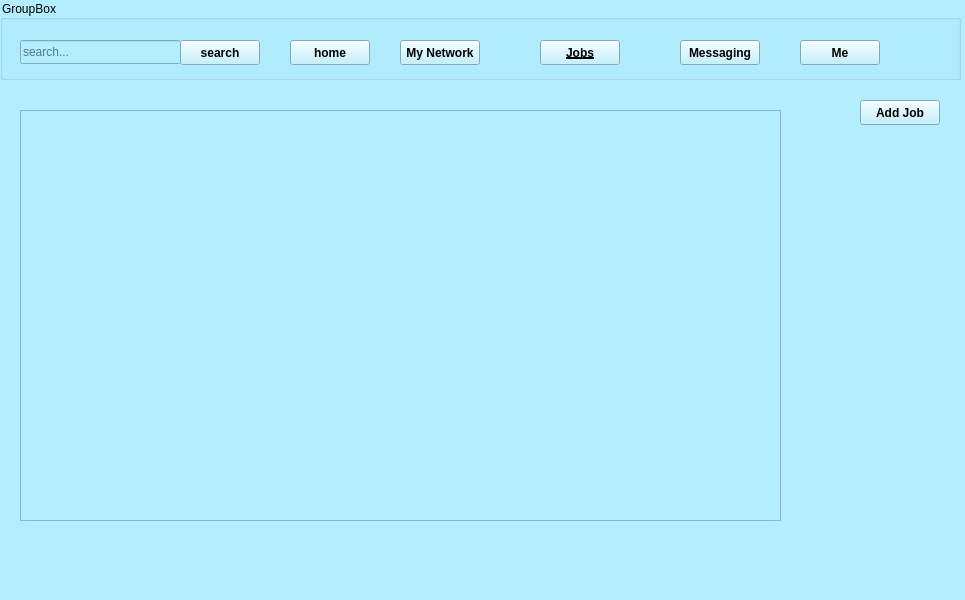
<?xml version="1.0" encoding="UTF-8"?>
<ui version="4.0">
 <class>Jobs_Admin</class>
 <widget class="QMainWindow" name="Jobs_Admin">
  <property name="geometry">
   <rect>
    <x>0</x>
    <y>0</y>
    <width>965</width>
    <height>600</height>
   </rect>
  </property>
  <property name="windowTitle">
   <string>MainWindow</string>
  </property>
  <property name="styleSheet">
   <string notr="true">background-color: rgb(178, 238, 255);
background-image: url(:/new/prefix1/log in 1.jpg);
color: rgb(0, 0, 0);</string>
  </property>
  <widget class="QWidget" name="centralwidget">
   <widget class="QGroupBox" name="groupBox">
    <property name="geometry">
     <rect>
      <x>0</x>
      <y>0</y>
      <width>961</width>
      <height>80</height>
     </rect>
    </property>
    <property name="title">
     <string>GroupBox</string>
    </property>
    <widget class="QPushButton" name="homePushButton">
     <property name="geometry">
      <rect>
       <x>290</x>
       <y>40</y>
       <width>80</width>
       <height>25</height>
      </rect>
     </property>
     <property name="font">
      <font>
       <weight>75</weight>
       <bold>true</bold>
      </font>
     </property>
     <property name="text">
      <string>home</string>
     </property>
    </widget>
    <widget class="QPushButton" name="pushButton_2">
     <property name="geometry">
      <rect>
       <x>400</x>
       <y>40</y>
       <width>80</width>
       <height>25</height>
      </rect>
     </property>
     <property name="font">
      <font>
       <weight>75</weight>
       <italic>false</italic>
       <bold>true</bold>
      </font>
     </property>
     <property name="text">
      <string>My Network</string>
     </property>
    </widget>
    <widget class="QPushButton" name="pushButton_3">
     <property name="geometry">
      <rect>
       <x>540</x>
       <y>40</y>
       <width>80</width>
       <height>25</height>
      </rect>
     </property>
     <property name="font">
      <font>
       <weight>75</weight>
       <bold>true</bold>
       <underline>true</underline>
      </font>
     </property>
     <property name="text">
      <string>Jobs</string>
     </property>
    </widget>
    <widget class="QPushButton" name="pushButton_4">
     <property name="geometry">
      <rect>
       <x>680</x>
       <y>40</y>
       <width>80</width>
       <height>25</height>
      </rect>
     </property>
     <property name="font">
      <font>
       <weight>75</weight>
       <bold>true</bold>
      </font>
     </property>
     <property name="text">
      <string>Messaging</string>
     </property>
    </widget>
    <widget class="QPushButton" name="pushButton_5">
     <property name="geometry">
      <rect>
       <x>800</x>
       <y>40</y>
       <width>80</width>
       <height>25</height>
      </rect>
     </property>
     <property name="font">
      <font>
       <weight>75</weight>
       <bold>true</bold>
      </font>
     </property>
     <property name="text">
      <string>Me</string>
     </property>
    </widget>
    <widget class="QLineEdit" name="lineEdit">
     <property name="geometry">
      <rect>
       <x>20</x>
       <y>40</y>
       <width>161</width>
       <height>24</height>
      </rect>
     </property>
     <property name="styleSheet">
      <string notr="true"/>
     </property>
     <property name="inputMask">
      <string/>
     </property>
     <property name="text">
      <string/>
     </property>
     <property name="placeholderText">
      <string>search...</string>
     </property>
    </widget>
    <widget class="QPushButton" name="pushButton">
     <property name="geometry">
      <rect>
       <x>180</x>
       <y>40</y>
       <width>80</width>
       <height>25</height>
      </rect>
     </property>
     <property name="font">
      <font>
       <weight>75</weight>
       <bold>true</bold>
      </font>
     </property>
     <property name="text">
      <string>search</string>
     </property>
    </widget>
   </widget>
   <widget class="QPushButton" name="pushButton_6">
    <property name="geometry">
     <rect>
      <x>860</x>
      <y>100</y>
      <width>80</width>
      <height>25</height>
     </rect>
    </property>
    <property name="font">
     <font>
      <weight>75</weight>
      <bold>true</bold>
     </font>
    </property>
    <property name="text">
     <string>Add Job</string>
    </property>
   </widget>
   <widget class="QScrollArea" name="scrollArea">
    <property name="geometry">
     <rect>
      <x>20</x>
      <y>110</y>
      <width>761</width>
      <height>411</height>
     </rect>
    </property>
    <property name="widgetResizable">
     <bool>true</bool>
    </property>
    <widget class="QWidget" name="scrolgetContents">
     <property name="geometry">
      <rect>
       <x>0</x>
       <y>0</y>
       <width>759</width>
       <height>409</height>
      </rect>
     </property>
    </widget>
   </widget>
  </widget>
  <widget class="QMenuBar" name="menubar">
   <property name="geometry">
    <rect>
     <x>0</x>
     <y>0</y>
     <width>965</width>
     <height>25</height>
    </rect>
   </property>
  </widget>
  <widget class="QStatusBar" name="statusbar"/>
 </widget>
 <resources/>
 <connections/>
</ui>
